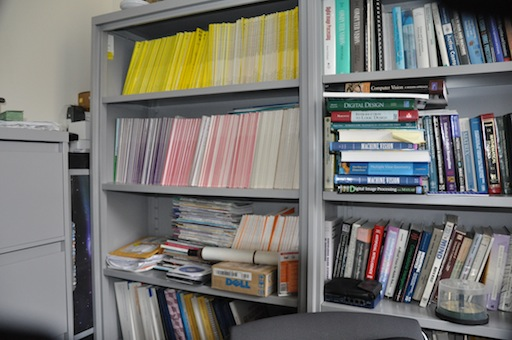
%> input picture project2/DanaOffice/DSC_0313.JPG, 512 x 340 px; its folder holds only this picture in this run
$ octave mosaic.m   (GNU Octave 9; MATLAB toolbox functions it lacks are replaced by stand-ins)
%> lines starting %> are read from the running program, lines starting %| are printed output that depends on the picture
### project2/harris.m
function [varargout] = harris(I,varargin)
%HARRIS Harris corner detector
%  This function implements a version of the Harris corner detector which
%  has the ability to calculate the eigenvalues of the gradient matrix
%  directly.  This is opposed to calculating the corner response function as
%  originally proposed by Harris in:
%
%  C. Harris and M. Stephens.  "A Combined Corner and Edge
%  Detector", Proceedings of the 4th Alvey Vision Conference,
%  Manchester, U.K. pgs 147-151, 1988
%
%  INPUT:
%  I is the graylevel image to extract interest points from
%  PARAMETER     DEFAULT   DESCRIPTION
%  ----------   --------  --------------------------
%  N               500    maximum number of interest points to return
%  'disp'          N/A    overlays corner points on image
%  'subpixel'      N/A    analytically calculate subpixel precision of
%                         corner locations by fitting a quadratic
%                         surface to corner response function
%  'thresh'          0    smallest acceptable value of response function
%  'hsize_i          3    size of the smoothing Gaussian mask
%  'sigma_i         0.5   standard deviation of Gaussian filter
%  'tile'          [1 1]  break the image into regions [y x] to
%                         distribute feature points more uniformly
%  'mask'           M     array of 1's same size as image defining
%                         where to compute feature points (useful
%                         for radially compensated images)
%  'eig'           N/A    use smallest eigenvalue as response
%                         function, o.w. use response function (default)
%                         originally proposed by Harris
%  'fft'           N/A    perform smoothing filtering in freqeuncey
%                         domain, o.w. perform in spatial domain (default)
%
%  OPTIONAL OUTPUT:
%  (y,x) are the row/column locations of interest points
%  M is the corner response function value associated with that point
%
%  Example:
%  I = imread('cameraman.tif');
%  [y,x,m] = harris(I,1000,'tile',[2 2],'disp');
%
%Date        Who     What
%--------    ----    ---------------------------------
%20021010    rme     Create.
%20021014    rme     Added option of subpixel precision.
%20021110    rme     Added example and no ouput option
%20021214    rme     Added tiling and mask features as well as
%                    Harris corner response function.
%20030821    rme     Speed up subpixel code, as well as regional
%                    processing code.
%20030826    rme     Added 'fft' option to speed up feature extraction
%                    for large images (e.g. 1024x1280)
%20041218    rme     Added convolve2.m function call.
%                    convolve2 performs SVD on the mask and then performs separable
%                    convolution.  note that matlab's filter2 also tries to do this, but for
%                    some reason calling conv2(h1,h2,I) is *much* slower than calling
%                    conv2(conv2(I,h1),h2) which what convolve2 does.

param = checkargs(size(I),varargin{:});

I = double(I);

[nr,nc] = size(I);

% create gradient masks
dx = [-1 0 1; -1 0 1; -1 0 1]/3;
dy = dx';

% calculate image gradients
Ix = convolve2(I,dx,'same');
Iy = convolve2(I,dy,'same');

% calculate gradient products
IxIx = Ix.*Ix;
IyIy = Iy.*Iy;
IxIy = Ix.*Iy;

% smooth squared image gradients
gmask = fspecial('gaussian',param.hsize,param.sigma);
if param.fft == false
  IxIx = convolve2(IxIx,gmask,'same');
  IyIy = convolve2(IyIy,gmask,'same');
  IxIy = convolve2(IxIy,gmask,'same');
else
  m = size(IxIx,1)+size(gmask,1)-1;
  n = size(IxIx,2)+size(gmask,2)-1;
  try
    % previous values
    pv_t = load(strcat(tempdir,'harris_prev_val.mat'));
    if m == pv_t.m && n == pv_t.n && ...
	  param.hsize == pv_t.hsize && param.sigma == pv_t.sigma
      % load previously stored smoothing filter fft
      %disp('loading gmask_fft');
      gmask_fft = pv_t.gmask_fft;
    else
      %disp('generating gmask_fft');
      gmask_fft = fft2(gmask,m,n);
    end
  catch
    %disp('no previous values exist, generating gmask_fft')
    hsize = param.hsize;
    sigma = param.sigma;
    % no previous values exist
    gmask_fft = fft2(gmask,m,n);
    save(strcat(tempdir,'harris_prev_val.mat'), ...
  	 'hsize','sigma','m','n','gmask_fft');
  end

  IxIx = real(ifft2(fft2(IxIx,m,n).*gmask_fft));
  IyIy = real(ifft2(fft2(IyIy,m,n).*gmask_fft));
  IxIy = real(ifft2(fft2(IxIy,m,n).*gmask_fft));
  % keep 'same' portion
  w = (param.hsize-1)/2; % hsize is assumed to be odd
  IxIx = IxIx(w+1:w+nr,w+1:w+nc);
  IyIy = IyIy(w+1:w+nr,w+1:w+nc);
  IxIy = IxIy(w+1:w+nr,w+1:w+nc);
  clear hsize sigma m n gmask_fft gmask;
end

% calculate the eigenvalues of the matrix
% [IxIx IxIy
%  IxIy IyIy]
% old way
%lambda1a = (IxIx+IyIy)/2 + 1/2*sqrt((IxIx+IyIy).^2-4*(IxIx.*IyIy-IxIy.*IxIy));
%lambda2a = (IxIx+IyIy)/2 - 1/2*sqrt((IxIx+IyIy).^2-4*(IxIx.*IyIy-IxIy.*IxIy));
% faster way
B = (IxIx+IyIy);
SQRTRM = sqrt(B.^2 - 4*(IxIx.*IyIy-IxIy.^2));
lambda1 = (B+SQRTRM)/2;
lambda2 = (B-SQRTRM)/2;
clear B SQRTRM IxIx IyIy IxIy;

% corner detection is based upon the desired corner response function
if param.eig
  % minimum eigenvalue
  R = real(min(lambda1,lambda2));
else
  % Harris corner response function
  % trace equals sum of eigenvalues
  % determinant equals product of eigenvalues
  R = lambda1.*lambda2 - 0.04*(lambda1+lambda2).^2;
end

% locate local maxima based upon eight-connected neighborhood
Maxima = (imregionalmax(R) & param.mask).*R;

% sort interest points by reponse function
% only consider pixels where the gradient matrix is positive definite
% i.e. both eigenvalues are greater than zero
[i,j] = find(Maxima > param.thresh);
m = Maxima((j-1)*nr+i); %shortcut for maxima(sub2ind(size(maxima),i,j));
[m,idx] = sort(m);
i = i(idx);
j = j(idx);

% interest points were sorted ascendingly by response function,
% flip so largest response points are first
m = m(end:-1:1);
i = i(end:-1:1);
j = j(end:-1:1);

if param.tile(1) > 1 && param.tile(2) > 1
  % process image regionally so that corners are uniformally
  % extracted across image regions
  ii = [];
  jj = [];
  mm = [];
  Npts_per_region = round(param.N/prod(param.tile));
  xx = round(linspace(1,nc,param.tile(2)+1)); % region boundaries
  yy = round(linspace(1,nr,param.tile(1)+1));
  for pp = 2:length(xx)
    % points falling within the region's x boundaries
    idx = find((j >= xx(pp-1)) & (j < xx(pp)));
    for qq = 2:length(yy)
      % points falling within the region's y boundaries
      idy = find((i >= yy(qq-1)) & (i < yy(qq)));

      % their common intersection
      ind = intersect(idx,idy);

      % return the strongest N points as defined by user
      ii = [ii; i(ind(1:min(end,Npts_per_region)))];
      jj = [jj; j(ind(1:min(end,Npts_per_region)))];
      mm = [mm; m(ind(1:min(end,Npts_per_region)))];
    end
  end
else
  ii = i(1:min(end,param.N));
  jj = j(1:min(end,param.N));
  mm = m(1:min(end,param.N));
end

if param.subpixel
  % refine corner locations with subpixel accuracy
  % fit a quadratic surface to maxima location
  % and calculate it's analytic peak
  [ii,jj] = subpixel(ii,jj,R);
end

if param.disp || nargout == 0
  % overlay corner points on original image
  figure;
  imagesc(I);
  colormap gray;
  hold on;
  plot(jj,ii,'y+');
  hold off;
  drawnow;
end

if nargout >= 2
  varargout{1} = ii;
  varargout{2} = jj;
end
if nargout == 3
  varargout{3} = mm;
end

%=======================================================================
function param = checkargs(isize,varargin)

% set defaults
param.disp = 0;      % overlay corner points on image
param.N = 500;       % number of interest points to return
param.subpixel = false;  % refine corner location with subpixel accuracy
param.thresh = 0;    % threshold value for smallest response magnitude
param.hsize = 3;     % size of gaussian smoothing mask
param.sigma = 0.5;   % standard deviation of gaussian mask
param.eig   = false; % use corner response function as originally
                     % proposed by Harris
param.tile = [1 1];  % do not process image regionally
param.fft  = false;  % implement conv2 in spatial domain

%----------------------------------------------
% replace defaults with user specified values
%----------------------------------------------
% check to see if number of corner points was specified
% otherwise use default
if nargin > 1 && isnumeric(varargin{1})
  param.N = varargin{1};
  ii = 2;
else
  ii = 1;
end

% loop through parameter/value pairs
while ii <= nargin - 1
  switch lower(varargin{ii})
   case 'disp'
    param.disp = 1;
    ii = ii+1;
   case 'subpixel'
    param.subpixel = true;
    ii = ii+1;
   case 'eig'
    param.eig = true;
    ii = ii+1;
   case 'thresh'
    param.thresh = varargin{ii+1};
    ii = ii+2;
   case 'hsize'
    param.hsize = varargin{ii+1};
    ii = ii+2;
   case 'sigma'
    param.sigma = varargin{ii+1};
    ii = ii+2;
   case 'mask'
    param.mask  = logical(varargin{ii+1});
    ii = ii+2;
   case 'tile'
    param.tile  = varargin{ii+1};
    ii = ii+2;
   case 'fft'
    param.fft = true;
    ii = ii+1;
   otherwise
    error(sprintf('Uknown option ''%s''',varargin{ii}));
  end
end

if ~isfield(param,'mask')
  % corner mask defines region to compute interest points
  % define default mask to include "valid" smoothed
  % image gradient portions from convolution
  param.mask = true(isize);
  % [5 lines of commented-out code are left out]
end

%================================================================
% the current implementation no longer uses this function
% [7 lines left out: function regionalmask, not called in this run]


%================================================================
% [57 lines left out: function subpixel, not called in this run]

### project2/convolve2.m
function y = convolve2(x, m, shape, tol)
%CONVOLVE2 Two dimensional convolution.
%   Y = CONVOLVE2(X, M) performs the 2-D convolution of matrices X and
%   M. If [mx,nx] = size(X) and [mm,nm] = size(M), then size(Y) =
%   [mx+mm-1,nx+nm-1]. Values near the boundaries of the output array are
%   calculated as if X was surrounded by a border of zero values.
%
%   Y = CONVOLVE2(X, M, SHAPE) where SHAPE is a string returns a
%   subsection of the 2-D convolution with size specified by SHAPE:
%
%       'full'  - (default) returns the full 2-D convolution,
%       'same'  - returns the central part of the convolution
%                 that is the same size as A (using zero padding),
%       'valid' - returns only those parts of the convolution
%                 that are computed without the zero-padded
%                 edges, size(Y) = [mx-mm+1,nx-nm+1] when
%                 size(X) > size(M),
%       'wrap'  - as for 'same' except that instead of using zero-padding
%                 the input A is taken to wrap round as on a toroid.
%
%   CONVOLVE2 is fastest when mx > mm and nx > nm - i.e. the first
%   argument is the input and the second is the mask.
%
%   If the rank of the mask M is low, CONVOLVE2 will decompose it into a
%   sum of outer product masks, each of which is applied efficiently as
%   convolution with a row vector and a column vector, by calling CONV2.
%   The function will often be faster than CONV2 or FILTER2 (in some
%   cases much faster) and will produce the same results as CONV2 to
%   within a small tolerance.
%
%   Y = CONVOLVE2(... , TOL) where TOL is a number in the range 0.0 to
%   1.0 computes the convolution using a reduced-rank approximation to
%   M, provided this will speed up the computation. TOL limits the
%   relative sum-squared error in the effective mask; that is, if the
%   effective mask is E, the error is controlled such that
%
%       sum(sum( (M-E) .* (M-E) ))
%       --------------------------    <=  TOL
%            sum(sum( M .* M ))
%
%   See also CONV2, FILTER2.

% David Young, COGS, University of Sussex, February 2002,
%   revised October 2002.

% Deal with optional arguments
narginchk(2,4);
if nargin < 3
    shape = 'full';    % shape default as for CONV2
    tol = 0;
elseif nargin < 4
    if isnumeric(shape)
        tol = shape;
        shape = 'full';
    else
        tol = 0;
    end
end

% Set up to do the wrap operation, not handled by conv2
if strcmp(shape, 'wrap')
    x = wraparound(x, m);
    shape = 'valid';
end

% do the convolution itself
y = doconv(x, m, shape, tol);

%-----------------------------------------------------------------------

function y = doconv(x, m, shape, tol)
% Carry out convolution
[mx, nx] = size(x);
[mm, nm] = size(m);

% If the mask is bigger than the input, or it is 1-D already,
% just let CONV2 handle it.
if mm > mx || nm > nx || mm == 1 || nm == 1
    y = conv2(x, m, shape);
else
    % Get svd of mask
    if mm < nm; m = m'; end        % svd(..,0) wants m > n
    [u,s,v] = svd(m, 0);
    s = diag(s);
    rank = trank(m, s, tol);
    if rank*(mm+nm) < mm*nm         % take advantage of low rank
        if mm < nm;  t = u; u = v; v = t; end  % reverse earlier transpose
        vp = v';
        % For some reason, CONV2(H,C,X) is very slow, so use the normal call
        y = conv2(conv2(x, u(:,1)*s(1), shape), vp(1,:), shape);
        for r = 2:rank
            y = y + conv2(conv2(x, u(:,r)*s(r), shape), vp(r,:), shape);
        end
    else
        if mm < nm; m = m'; end     % reverse earlier transpose
        y = conv2(x, m, shape);
    end
end

%-----------------------------------------------------------------------

function r = trank(m, s, tol)
% Approximate rank function - returns rank of matrix that fits given
% matrix to within given relative rms error. Expects original matrix
% and vector of singular values.
if tol < 0 || tol > 1
    error('Tolerance must be in range 0 to 1');
end
if tol == 0             % return estimate of actual rank
    tol = length(m) * max(s) * eps;
    r = sum(s > tol);
else
    ss = s .* s;
    t = (1 - tol) * sum(ss);
    r = 0;
    sm = 0;
    while sm < t
        r = r + 1;
        sm = sm + ss(r);
    end
end

%-----------------------------------------------------------------------

% [44 lines left out: function wraparound, not called in this run]

### project2/mosaic.m
% Load images.
buildingDir = fullfile("DanaOffice");
%buildingDir = fullfile("catkin_ws/src/LAB5/images/ruggles15/raw");
%buildingDir = fullfile("catkin_ws/src/LAB5/images/ruggles50/raw");
%buildingDir = fullfile("catkin_ws/src/LAB5/images/white_brick_wall/raw");
buildingScene = imageDatastore(buildingDir);

% Display images to be stitched.
montage(buildingScene.Files)
% Read the first image from the image set.
I = readimage(buildingScene,1);
%> I is the input picture: size 340x512x3 uint8; mean R, G, B 119.2, 118, 113.5
%I=imrotate(I,-90);

% Initialize features for I(1)
grayImage = im2gray(I);
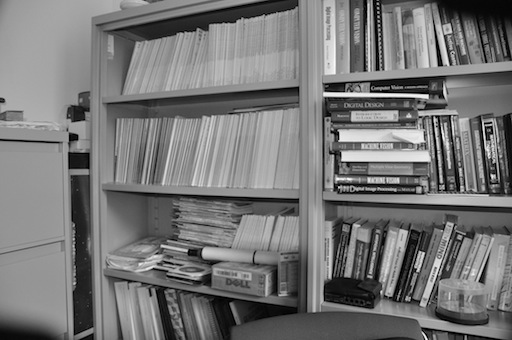
%> grayImage: size 340x512 uint8; min 0, max 251, mean 117.8
[y,x,m] = harris(grayImage,1000,'tile',[2 2],'disp');
%> in checkargs, `param.N = varargin{1};`: param.N = 1000
%> the loop in checkargs, `while ii <= nargin - 1` made 2 passes
%> param.tile on pass 1: [2 2]
%> after the loop in checkargs, `while ii <= nargin - 1`: ii = 5; param = {disp 1, N 1000, subpixel false, thresh 0, hsize 3, sigma 0.5}; param.disp = 1; param.eig = false; param.hsize = 3; param.sigma = 0.5; param.subpixel = false; param.thresh = 0
%> call 2 of doconv, with shape = 'same', tol = 0
%> in doconv (call 2), `y = conv2(conv2(x, u(:,1)*s(1), shape), vp(1,:), shape);`:
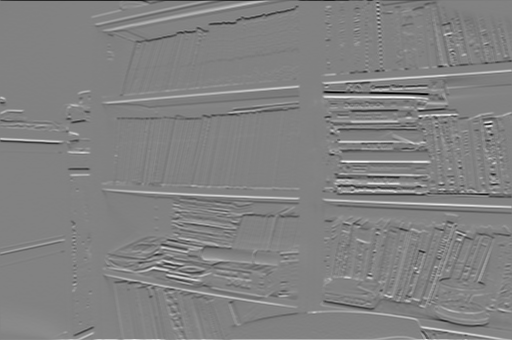
%> y: size 340x512 double; min -239, max 229.3, mean 0.1; drawn with min black and max white
%> in harris, `IyIy = Iy.*Iy;`:
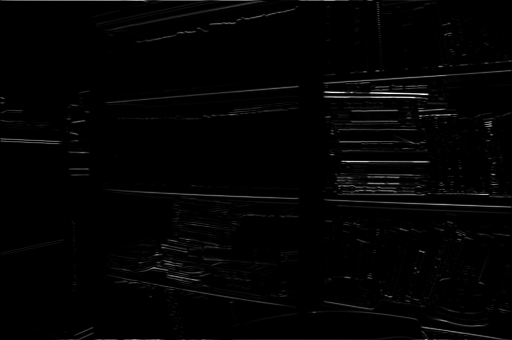
%> IyIy: size 340x512 double; min 0, max 57121, mean 813.6; drawn with min black and max white
%> in harris, `IxIy = Ix.*Iy;`:
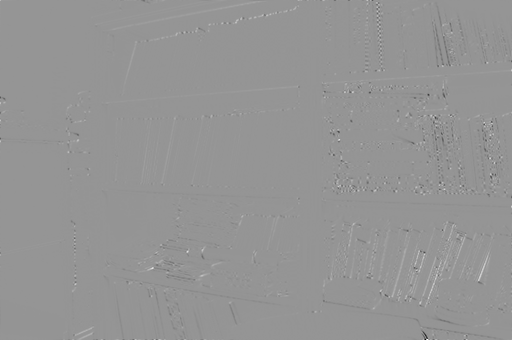
%> IxIy: size 340x512 double; min -24662.8, max 17544, mean -3.1; drawn with min black and max white
%> in harris, `gmask = fspecial('gaussian',param.hsize,param.sigma);`: gmask = [0.0113 0.0838 0.0113; 0.0838 0.619 0.0838; 0.0113 0.0838 0.0113]
%> in harris, `B = (IxIx+IyIy);`:
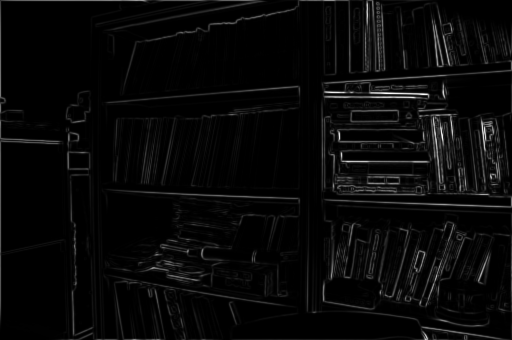
%> B: size 340x512 double; min 2.37e-30, max 47849.9, mean 1662.1; drawn with min black and max white
%> in harris, `R = lambda1.*lambda2 - 0.04*(lambda1+lambda2).^2;`:
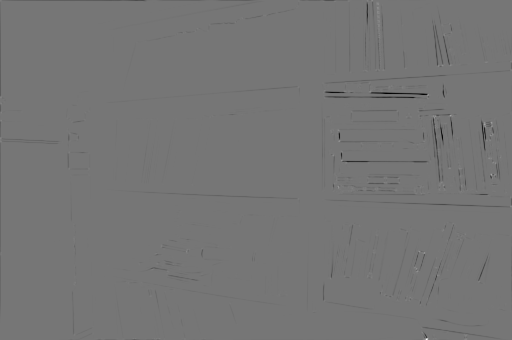
%> R: size 340x512 double; min -91507305.8, max 105507935.8, mean -499639.7; drawn with min black and max white
%> in harris, `[i,j] = find(Maxima > param.thresh);`: i = 8178 values from 1 to 340; j = 8178 values from 1 to 512
%> in harris, `m = Maxima((j-1)*nr+i);`: m = 8178 values, max 105507935.8 at index 6732, min 7.34e-05 at index 27, mean 375701.3
%> in harris, `[m,idx] = sort(m);`: m = 8178 values from 7.34e-05 to 105507935.8; idx = 8178 values, max 8178 at index 7289, min 1 at index 8049, mean 4089.5
%> in harris, `i = i(idx);`: i = 8178 values, max 340 at index 3743, min 1 at index 3084, mean 170.5
%> in harris, `j = j(idx);`: j = 8178 values, max 512 at index 3084, min 1 at index 3743, mean 257.1
%> in harris, `m = m(end:-1:1);`: m = 8178 values, max 105507935.8 at index 1, min 7.34e-05 at index 8178, mean 375701.3
%> in harris, `i = i(end:-1:1);`: i = 8178 values, max 340 at index 1, min 1 at index 28, mean 170.5
%> in harris, `j = j(end:-1:1);`: j = 8178 values, max 512 at index 43, min 1 at index 62, mean 257.1
%> in harris, `Npts_per_region = round(param.N/prod(param.tile));`: Npts_per_region = 250
%> in harris, `xx = round(linspace(1,nc,param.tile(2)+1));`: xx = [1 257 512]
%> in harris, `yy = round(linspace(1,nr,param.tile(1)+1));`: yy = [1 171 340]
%> the loop in harris, `for pp = 2:length(xx)` made 2 passes
%> after the loop in harris, `for pp = 2:length(xx)`: ii = 1000 values, max 339 at index 255, min 1 at index 9, mean 173.9; jj = 1000 values, max 511 at index 718, min 1 at index 1, mean 283.8; mm = 1000 values, max 36638045.5 at index 501, min 9928.4 at index 250, mean 2642435.7
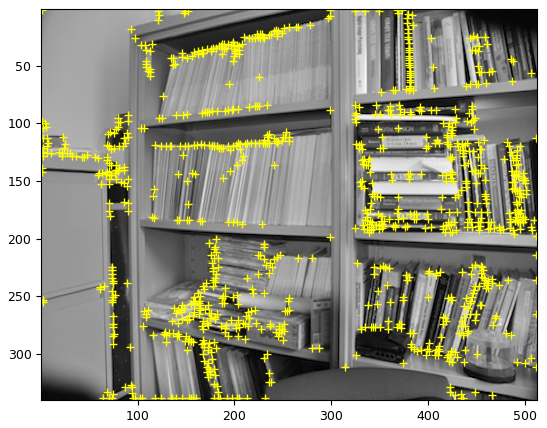
%> figure redrawn from the program's plot data
%> y has the same summary as ii in harris; x has the same summary as jj in harris; m has the same summary as mm in harris
points=[x,y];
%> points = 1000 rows, first 12: [1 139; 2 121; 2 113; 1 142; 1 98; 2 104; 70 153; 70 169; 1 1; 198 29; 243 19; 236 23]
%> (the run ends here)

$ run again, on project2/DanaOffice/DSC_0314.JPG
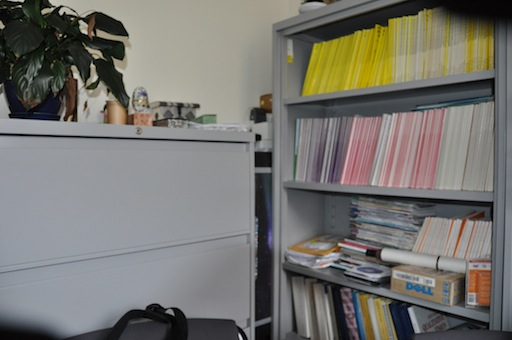
%> input picture project2/DanaOffice/DSC_0314.JPG, 512 x 340 px
%> I is the input picture: size 340x512x3 uint8; mean R, G, B 118.5, 116.9, 111.7
%> param.N = 1000
%> the loop in checkargs, `while ii <= nargin - 1` made 2 passes
%> param.tile on pass 1: [2 2]
%> after the loop in checkargs, `while ii <= nargin - 1`: ii = 5; param = {disp 1, N 1000, subpixel false, thresh 0, hsize 3, sigma 0.5}; param.disp = 1; param.eig = false; param.hsize = 3; param.sigma = 0.5; param.subpixel = false; param.thresh = 0
%> I: size 340x512 double
%> gmask = [0.0113 0.0838 0.0113; 0.0838 0.619 0.0838; 0.0113 0.0838 0.0113]
%> in harris, `R = lambda1.*lambda2 - 0.04*(lambda1+lambda2).^2;`:
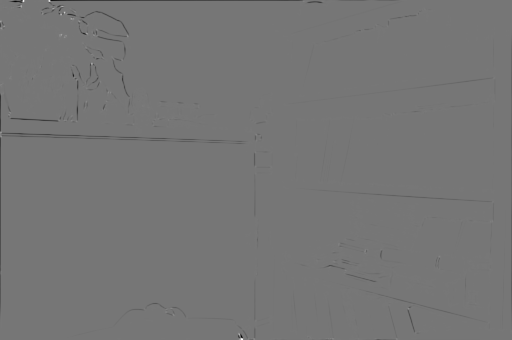
%> R: size 340x512 double; min -39562062.1, max 45223779.2, mean -173653.4; drawn with min black and max white
%> i = 8447 values from 1 to 340; j = 8447 values from 1 to 512
%> Npts_per_region = 250
%> xx = [1 257 512]
%> yy = [1 171 340]
%> the loop in harris, `for pp = 2:length(xx)` made 2 passes
%> after the loop in harris, `for pp = 2:length(xx)`: ii = 1000 values, max 339 at index 257, min 1 at index 1, mean 179.7; jj = 1000 values, max 511 at index 646, min 1 at index 11, mean 252.3; mm = 1000 values, max 40789937.8 at index 1, min 4.66 at index 500, mean 813968.7
%> `[y,x,m] = harris(grayImage,1000,'tile',[2 2],'disp');`:
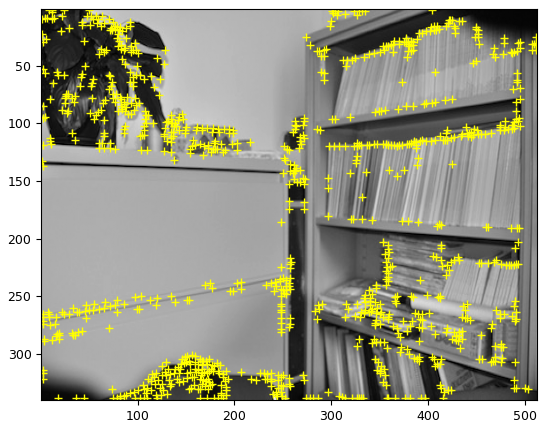
%> figure redrawn from the program's plot data
%> `[y,x,m] = harris(grayImage,1000,'tile',[2 2],'disp');`: y has the same summary as ii in harris; x has the same summary as jj in harris; m has the same summary as mm in harris
%> points = 1000 rows, first 12: [24 1; 50 1; 65 13; 62 15; 63 7; 22 7; 54 9; 92 64; 62 35; 72 19; 1 22; 87 34]
